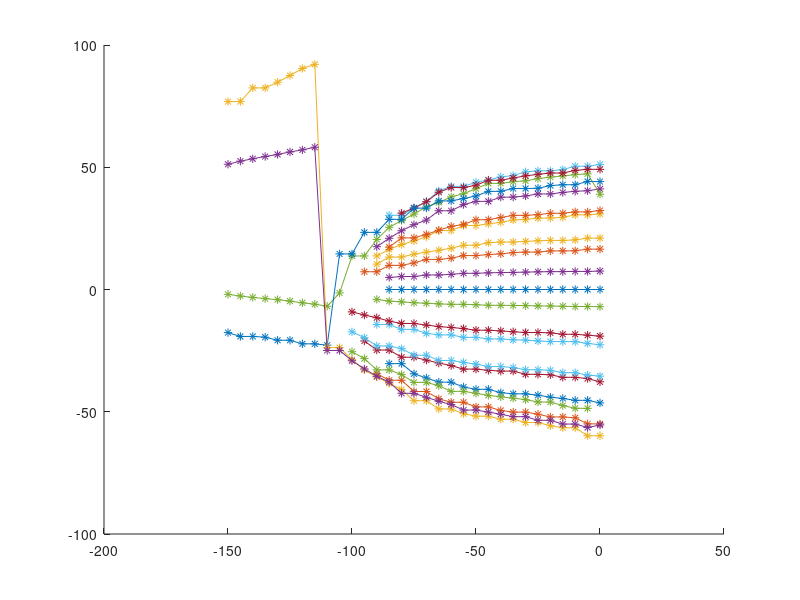

Source code (MATLAB):
clear all 
close all
clc

load surfacePoint11211333.mat


figure; hold on;
data = zeros(size(surfacePoint,1),size(surfacePoint,2),size(surfacePoint,3));

outliner = zeros(size(surfacePoint,1),size(surfacePoint,2),size(surfacePoint,3))
for i = 1: size(surfacePoint,3)
    
    first_nan = find(isnan (surfacePoint(5:end,:,i)),1, 'first');% start from value 5 as first value may be nan sometimes 
    surfacePoint(first_nan:end, : , i) = nan; 
    outliner(:,:,i) = isoutlier(surfacePoint(:,:,i), "movmedian",2);

    plot(surfacePoint(:,3,i),surfacePoint(:,2,i), 'Marker','*')
end